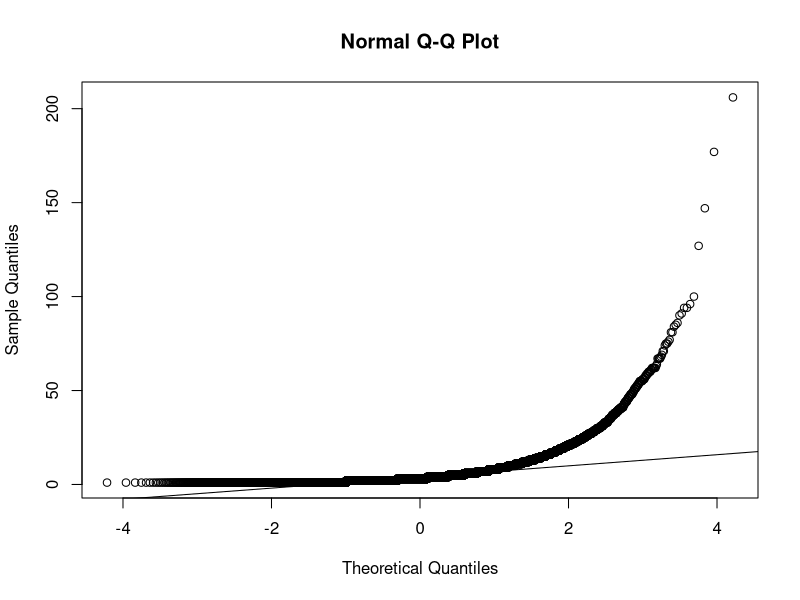
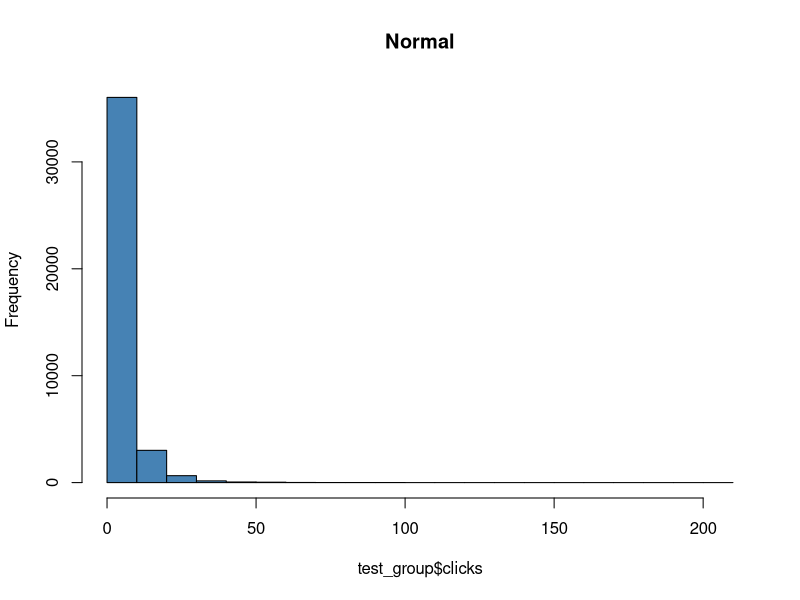
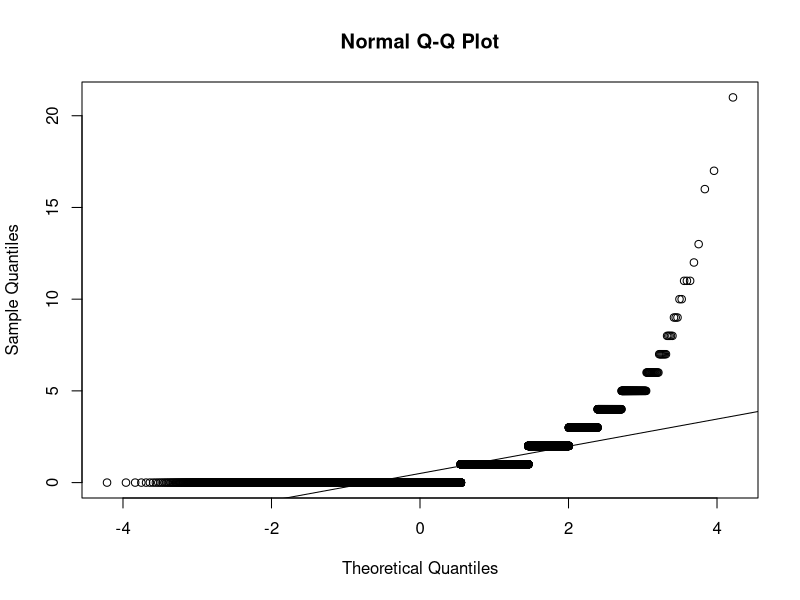
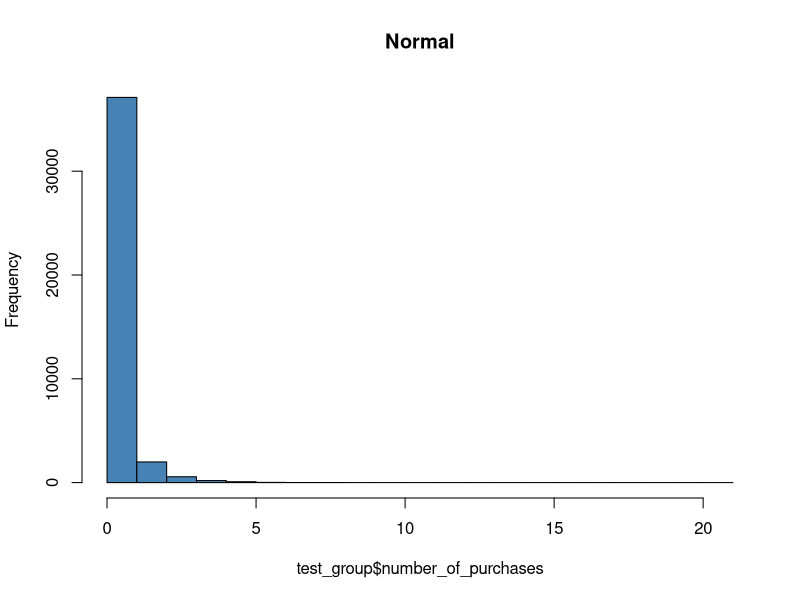
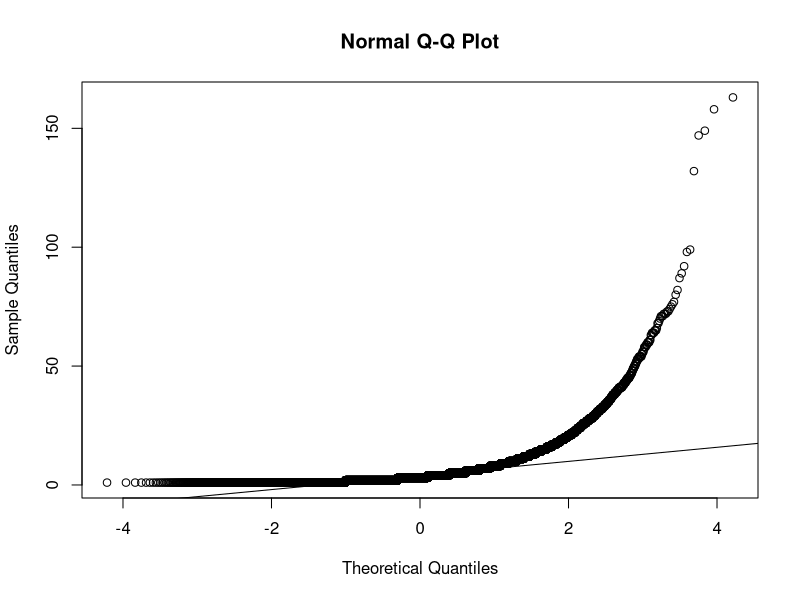
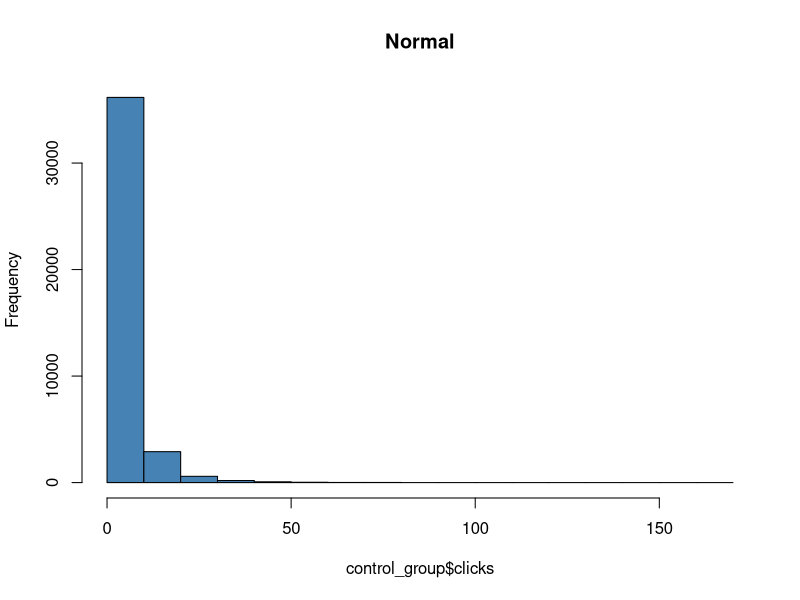
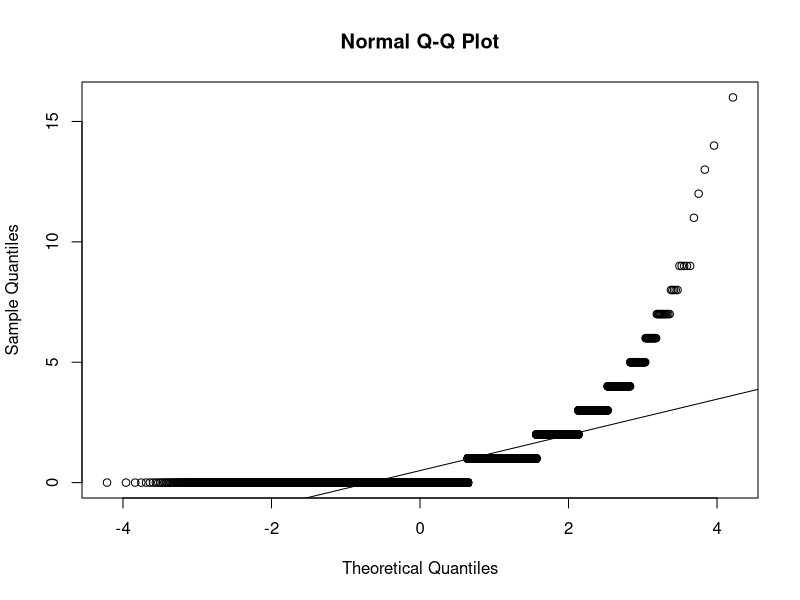
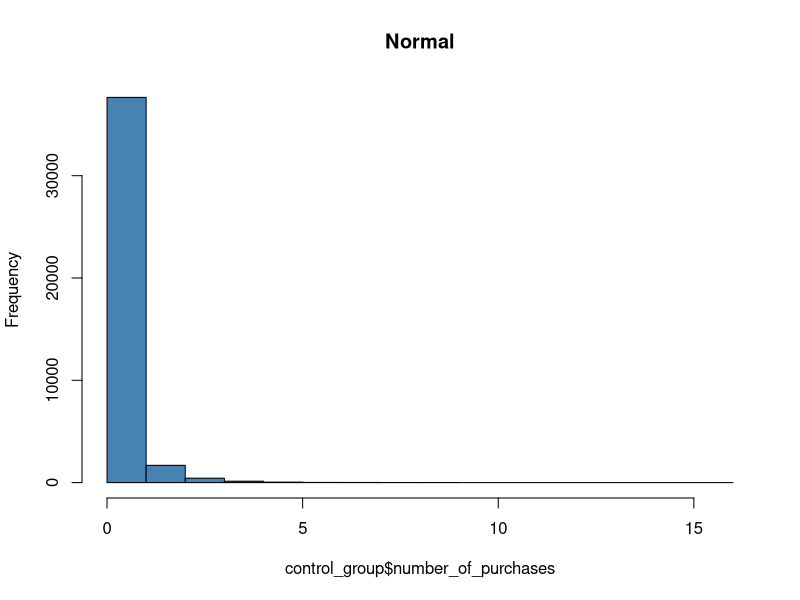

Here is the R script that generated these plots, in order:
#install.packages("dplyr")
#install.packages("tidyverse")
#install.packages("ggplot2")
library(ggplot2)
library(dplyr)
library (tidyverse)
dir()
setwd("C:/Users/groshev.va/Desktop/ab")

data = read.csv("ab_test_results_aggregated_views_clicks_6.csv")
names(data) <- c("user_id", "group", "clicks","number_of_purchases" )

#Выбираем контрольную группу, для подсчета базовой конверсии
control_group = filter(data, group == 'control')
test_group = filter(data, group == 'test')
#Подсчитываем базовую конверсию 
#Конверсия = (Количество успешных конверсий / Общее количество кликов) 
A_conversion = (sum(control_group$number_of_purchases) / sum(control_group$clicks))
#Конверсия = 0.0694
#Допустим, что мы хотим увеличить конверсию на 15%
mde = 0.15
target_conversion = A_conversion*mde + A_conversion
#Желаемая конверсия = 0,0867

#Считаем мощность теста при нашей выборке
power.prop.test(n = length( data$user_id), p1 = A_conversion, p2 = target_conversion, sig.level = 0.05, 
                alternative = "two.sided")
#Так как мощность = 1, мы можем утверждать, что вероятность того, что 
#тест покажет различия между тестовой и контрольной группами, при условии, что они действительно есть является 100%
#Это объясняется объемом датасета, обычно рекомендованная мощность равна 0,8
power.prop.test( p1 = A_conversion, p2 = target_conversion, sig.level = 0.05, power = 0.8, 
                alternative = "two.sided")
#Нам бы хватило 9999 наблюдений, для проведения теста

B_conversion = (sum(test_group$number_of_purchases) / sum(test_group$clicks))#0.0799
dif_conv = (B_conversion - A_conversion)/A_conversion 
#Конверсия увеличилась более чем на 15% желаемых процентов, при мощности теста = 1
#уже можно считать, что мы победили 
#Проверим наши данные на нормальность распределений

qqnorm(test_group$clicks)
qqline(test_group$clicks)
hist(test_group$clicks, col='steelblue', main='Normal')

qqnorm(test_group$number_of_purchases)
qqline(test_group$number_of_purchases)
hist(test_group$number_of_purchases, col='steelblue', main='Normal')

qqnorm(control_group$clicks)
qqline(control_group$clicks)
hist(control_group$clicks, col='steelblue', main='Normal')

qqnorm(control_group$number_of_purchases)
qqline(control_group$number_of_purchases)
hist(control_group$number_of_purchases, col='steelblue', main='Normal')
#Исходя из графиков выше, можно сделать вывод о ненормальности распределения

#Проводим не параметрические тесты, т.к. распределение не нормальное
#Например, критерий Манна-Уитни
#H0 - Нет статистически значимой разницы между группами A и B.
#H1 - Существует статистически значимая разница между группами A и B.
wilcox.test(test_group$clicks, control_group$clicks)
#Так как p-value = 0.3838,что более 0,05 то у нас недостаточно оснований для отвержения
#нулевой гипотезы (количество кликов поменялось на статистически не значимую величину)
wilcox.test(test_group$number_of_purchases, control_group$number_of_purchases)
#Так как p-value < 2.2e-16,что менее 0,05 то мы отвергаем нулевую гипотезу в пользу альтернативной
#Это означает, что есть статистически значимые различия между группами.

#Визуализация 
#Boxplot, отражает распределение данных
boxplot(test_group$clicks,test_group$number_of_purchases)
boxplot(control_group$clicks,control_group$number_of_purchases)
